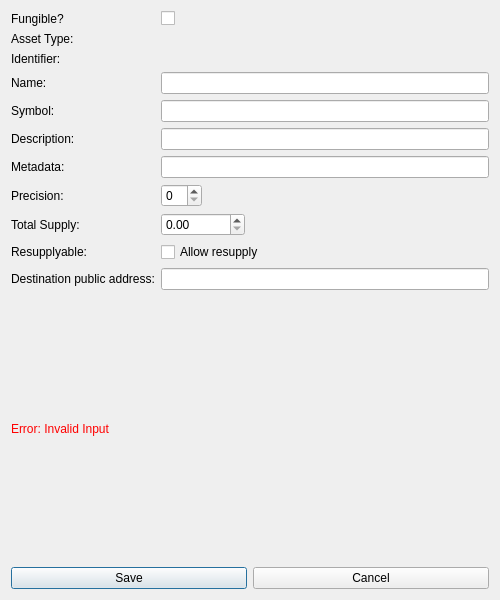
<?xml version="1.0" encoding="UTF-8"?>
<ui version="4.0">
 <class>SparkAssetDialog</class>
 <widget class="QDialog" name="SparkAssetDialog">
  <property name="geometry">
   <rect>
    <x>0</x>
    <y>0</y>
    <width>500</width>
    <height>600</height>
   </rect>
  </property>
  <property name="windowTitle">
   <string>Spark Asset Dialog</string>
  </property>
  <layout class="QVBoxLayout" name="verticalLayout">
   <item>
    <layout class="QFormLayout" name="formLayout">
     <property name="fieldGrowthPolicy">
      <enum>QFormLayout::ExpandingFieldsGrow</enum>
     </property>

     <item row="0" column="0">
      <widget class="QLabel" name="labelFungibility">
       <property name="text">
        <string>Fungible?</string>
       </property>
      </widget>
     </item>
     <item row="0" column="1">
      <widget class="QCheckBox" name="fungibilityCheckBox"/>
     </item>

     <item row="1" column="0">
      <widget class="QLabel" name="labelAssetType">
       <property name="text">
        <string>Asset Type:</string>
       </property>
      </widget>
     </item>
     <item row="1" column="1">
      <widget class="QUInt64SpinBox" name="assetTypeSpinBox"/>
     </item>

     <item row="2" column="0">
      <widget class="QLabel" name="labelIdentifier">
       <property name="text">
        <string>Identifier:</string>
       </property>
      </widget>
     </item>
     <item row="2" column="1">
      <widget class="QUInt64SpinBox" name="identifierSpinBox"/>
     </item>

     <item row="3" column="0">
      <widget class="QLabel" name="labelName">
       <property name="text">
        <string>Name:</string>
       </property>
      </widget>
     </item>
     <item row="3" column="1">
      <widget class="QLineEdit" name="assetNameEdit"/>
     </item>

     <item row="4" column="0">
      <widget class="QLabel" name="labelSymbol">
       <property name="text">
        <string>Symbol:</string>
       </property>
      </widget>
     </item>
     <item row="4" column="1">
      <widget class="QLineEdit" name="assetSymbolEdit"/>
     </item>

     <item row="5" column="0">
      <widget class="QLabel" name="labelDescription">
       <property name="text">
        <string>Description:</string>
       </property>
      </widget>
     </item>
     <item row="5" column="1">
      <widget class="QLineEdit" name="assetDescriptionEdit"/>
     </item>

     <item row="6" column="0">
      <widget class="QLabel" name="labelMetadata">
       <property name="text">
        <string>Metadata:</string>
       </property>
      </widget>
     </item>
     <item row="6" column="1">
      <widget class="QLineEdit" name="metadataEdit"/>
     </item>

     <item row="7" column="0">
      <widget class="QLabel" name="labelPrecision">
       <property name="text">
        <string>Precision:</string>
       </property>
      </widget>
     </item>
     <item row="7" column="1">
      <widget class="QSpinBox" name="precisionSpinBox"/>
     </item>

     <item row="8" column="0">
      <widget class="QLabel" name="labelTotalSupply">
       <property name="text">
        <string>Total Supply:</string>
       </property>
      </widget>
     </item>
     <item row="8" column="1">
      <widget class="QDoubleSpinBox" name="totalSupplySpin">
       <property name="maximum">
        <number>1000000000</number>
       </property>
      </widget>
     </item>

     <item row="9" column="0">
      <widget class="QLabel" name="labelResupplyable">
       <property name="text">
        <string>Resupplyable:</string>
       </property>
      </widget>
     </item>
     <item row="9" column="1">
      <widget class="QCheckBox" name="resupplyableCheckBox">
       <property name="text">
        <string>Allow resupply</string>
       </property>
      </widget>
     </item>

     <item row="10" column="0">
      <widget class="QLabel" name="labelDestinationPublicAddress">
       <property name="text">
        <string>Destination public address:</string>
       </property>
      </widget>
     </item>
     <item row="10" column="1">
      <widget class="QLineEdit" name="destinationPublicAddressEdit"/>
     </item>

    </layout>
   </item>
   
   <!-- Error Label -->
   <item>
    <widget class="QLabel" name="errorLabel">
     <property name="text">
      <string>Error: Invalid Input</string>
     </property>
     <property name="visible">
      <bool>false</bool>
     </property>
     <property name="styleSheet">
      <string notr="true">QLabel { color: red; }</string>
     </property>
    </widget>
   </item>

   <!-- Buttons -->
   <item>
    <layout class="QHBoxLayout" name="buttonLayout">
     <item>
      <widget class="QPushButton" name="saveButton">
       <property name="text">
        <string>Save</string>
       </property>
      </widget>
     </item>
     <item>
      <widget class="QPushButton" name="cancelButton">
       <property name="text">
        <string>Cancel</string>
       </property>
      </widget>
     </item>
    </layout>
   </item>
  </layout>
 </widget>
 <customwidgets>
   <customwidget>
     <class>QUInt64SpinBox</class>
     <propertyspecifications/>
   </customwidget>
 </customwidgets>
 <resources/>
 <connections/>
</ui>
